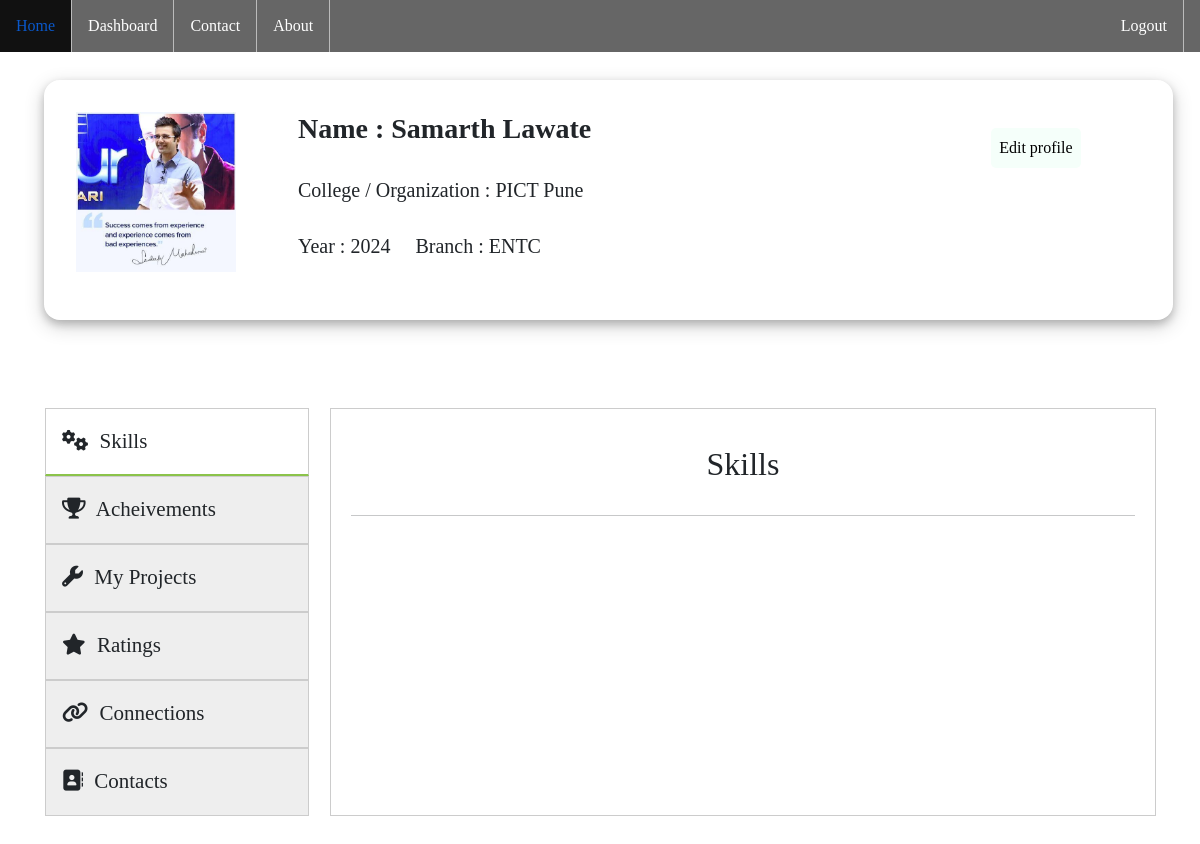
Page /panel/profile/ (signed in) on the committed database.
### panel/models.py (models this page shows)
class Profile(models.Model):
    user = models.OneToOneField(User,on_delete=models.CASCADE,primary_key=True)
    Profile_photo = models.ImageField(upload_to="images/",null=True,blank=True)
    Gender = models.CharField(max_length=10,default="male")
    Domain = models.CharField(max_length=200,default="Developer")
    Clg_Org = models.CharField(max_length=200,null=True,blank=True)
    Year = models.IntegerField(null=True,blank=True)
    Branch_Dept = models.CharField(max_length=100)
    Working_status = models.BooleanField(default=True)
    Skills = models.JSONField(null=True,blank=True)
    Achivements = models.JSONField(null=True,blank=True)
    Projects = models.ManyToManyField(Project) # null or blank field will not affect many to many field
    Email = models.EmailField()
    Linkedin = models.URLField()
    Mobile = models.CharField(max_length=20)
    def __str__(self) -> str:
        return self.user.username

### panel/views.py (the view)
# urls.py: path('profile/',panelviews.Profile_page,name="Profile"),
def Profile_page(request):
    if request.user.is_authenticated:
        if request.GET:
            user = request.GET["query"]
        else:
            user = request.user.username
        if User.objects.filter(username=user):
            profile_user = User.objects.get(username=user)
        else:
            return redirect(dashboard)
        show = True
        connected = False
        hide = False
        c = 0
        c1 = 0
        c2 = 0
        profile = Profile.objects.get(user=profile_user)
        Sender_Connections = Connection.objects.filter(Sender=Profile.objects.get(user=request.user))
        Recieved_Connections = Connection.objects.filter(Reciever=Profile.objects.get(user=request.user))
        All_Connections = list()
        for i in Sender_Connections:
            if i.Acceptance == False:
                c1+=1;
            else:
                c2+=1
            All_Connections.append(i)
            if i.Reciever == profile:
                if i.Acceptance:
                    connected = True
                show = False
        for i in Recieved_Connections:
            All_Connections.append(i)
            if i.Acceptance == False:
                c+=1;
            else:
                c2+=1
            if i.Sender == profile:
                if i.Acceptance:
                    connected = True
                else:
                    hide = True
                show = False
        return render(request,"Profile page.html",{'profile':profile,'sc':Sender_Connections,'rc':Recieved_Connections,"show":show,'connected':connected,'hide':hide,'c':c,'ac':All_Connections,'c1':c1,'len':c2})
    else:
        return redirect(home)

### templates/Profile Page.html (shortened to what this page needs)
<!doctype html>
<html lang="en">
<head>
  <link href="https://cdn.jsdelivr.net/npm/bootstrap@5.0.2/dist/css/bootstrap.min.css" rel="stylesheet"
>
  <link rel="stylesheet" href="https://cdnjs.cloudflare.com/ajax/libs/font-awesome/6.0.0-beta2/css/all.min.css"
 />
</head>
<body>
  <ul>
    <li><a href="{% url 'home' %}">Home</a></li>
    <li><a href="{% url 'dashboard'%}"">Dashboard</a></li>
    <li><a href=" #">Contact</a></li>
    <li><a href="#">About</a></li>
    <li style="float: right;margin-right: 1rem;"><a href="{% url 'logout' %}">Logout</a></li>
  </ul>
  <div class="container-fluid">
    <div class="top" style="height: 15rem;">
      <div class="img" style="padding: 1rem;">
        <img style="height: 10rem;width:10rem" src="{{profile.Profile_photo.url}}" alt="">
      </div>
      <div class="about" style="padding: 1rem;">
        <h3> <b>Name : {{profile.user.first_name}} {{profile.user.last_name}}</b></h3>
        <br>
        <h5>College / Organization : {{profile.Clg_Org}}</h5>
        <h5>Year : {{profile.Year}} &nbsp; &nbsp; Branch : {{profile.Branch_Dept}}</h5>
      </div>
      <div class="request d-lg-block d-none" style="padding: 1rem;margin-top:1rem;margin-left:20rem;float: right;">
      </div>
      {% if request.user == profile.user %}
      <div class="edit d-lg-block d-none">
        <a href="{% url 'edit' %}">
        <button class="btn2" id="editpr" style="border-radius:5px;">Edit profile</button>
        </a>
      </div>
      {% endif %}
    </div>
    <br>
    <div class="mytabs">
      <div class="season_tabs">
        <div class="season_tab">
          <label for="tab-1">
            <span style="padding: 1px;margin:5px"><i class="fa fa-cogs"></i></span>
            Skills
          </label>
          <div class="season_content">
            <div>
              <h2 style="text-align: center;padding: 1rem;">Skills</h2>
              <hr>
              <div class="form-check form-switch mb-3" style="overflow-y: scroll;max-height: 15rem;">
              </div>
            </div>
          </div>
        </div>
        <div class="season_tab">
          <label for="tab-2">
            <span style="padding: 1px;margin:5px"><i class="fas fa-trophy mr-1"></i></span>
            Acheivements
          </label>
          <div class="season_content">
            <div>
              <h2 style="text-align: center;padding: 1rem;">Acheivements</h2>
              <div class="form-check form-switch mb-3" style="overflow-y: scroll;max-height: 15rem;">
              </div>
            </div>
          </div>
        </div>
        <div class="season_tab">
          <label for="tab-3">
            <span style="padding: 1px;margin:5px"><i class="fas fa-wrench"></i></span>
            My Projects
          </label>
          <div class="season_content">
            <div>
              <h2 style="text-align: center;padding: 1rem;">My Projects </h2>
              <div class="form-check form-switch mb-3" style="overflow-y: scroll;max-height: 15rem;">
              </div>
            </div>
          </div>
          <div class="season_tab">
            <label for="tab-4">
              <span style="padding: 1px;margin:5px"><i class="fa fa-star"></i></span>
              Ratings
            </label>
            <div class="season_content">
              <div>
                <h5 style="display: inline;">Project 1 : </h5>
              </div>
            </div>
          </div>
          {% if request.user != profile.user %}
          <div class="season_tab">
            <input type="radio" id="tab-5" name="tab-group-1">
            <label for="tab-5">
              <span style="padding: 1px;margin:5px"><i class="fa fa-tasks"></i></span>
              Working Status
            </label>
            <div class="season_content">
              <h2 style="text-align: center;padding: 1rem;">Working Status</h2>
              <hr>
              <div class="form-check form-switch mb-3"
                style="display: flex;justify-content: center;align-items: center;">
                {% if profile.Working_status %}
                <input class="form-check-input" type="checkbox" id="flexSwitchCheckDefault1" disabled checked>
                {% else %}
                <input class="form-check-input" type="checkbox" id="flexSwitchCheckDefault1" disabled>
                {% endif %}
                <span for="flexSwitchCheckDefault1" style="margin: 1rem;">Ready to Work</span>
              </div>
            </div>
          </div>
          {% else %}
          <div class="season_tab">
            <label for="tab-5">
              <span style="padding: 1px;margin:5px"><i class="fa fa-link"></i></span>
              Connections
            </label>
            <div class="season_content">
              <h2 style="text-align: center;padding: 1rem;">Connections List</h2>
              <div class="form-check form-switch mb-3">
                <div id="mydiv" style="display: flex;justify-content: center;align-items: center;">
                  <span style="margin: 1rem;">Ready to Work</span>
                  <br>
                </div>
                <div class="tab">
                  <button class="tablinks" onclick="openCity(event, 'Recieved')" id="defaultOpen">Recieved
                    Invites <span style="color: #3b8855;">({{c}})</span></button>
                  <button class="tablinks" onclick="openCity(event, 'Sent')">Sent Invitations <span
                      style="color: #d65;">({{c1}})</span></button>
                  <button class="tablinks" onclick="openCity(event, 'All')">Total Connections <span
                      style="color: #42a2b9;">({{len}})</span></button>
                  <button class="tablinks" id="showall" style="float:right;background-color: #106cf6;color: white;"
                    data-bs-toggle="modal" data-bs-target="#exampleModal">
                  </button>
                </div>
                <div id="Recieved" class="tabcontent">
                  <div class="form-check form-switch mb-3" style="overflow-y: scroll;max-height: 5rem;">
                    <br>
                    {% for q in rc %}
                    {% if q.Acceptance == False %}
                    <div>
                      <a href="{% url 'Profile' %}?query={{q.Sender.user.username}}">{{q.Sender.user.first_name}}
                      </a>
                    </div>
                    {% endif %}
                    {% endfor %}
                  </div>
                </div>
              </div>
            </div>
          </div>
          {% endif %}
        </div>
        <div class="season_tab">
          <label for="tab-6">
            <span style="padding: 1px;margin:5px"><i class="fa-solid fa-address-book"></i></span>
            Contacts
          </label>
          <div class="season_content">
            <div>
              <h3 style="text-align: center;padding: 0.5rem;">Contact Me</h3>
              <h5>Linkedin</h5>
              <a href="{{profile.Linkedin}}" target="_blank">Have a look</a>
              <br>
              <br>
              <h5>Email Id</h5>
              <a href="mailto:{{profile.Email}}">Want to mail ?</a>
              <br>
              <br>
              <h5>Phone</h5>
              <a href="tel:{{profile.Mobile}}">Have a call</a>
            </div>
          </div>
        </div>
      </div>
    </div>
  </div>
  <br><br>
</body>
</html>

### templates/Profile Page.html (style rules this page uses)
* { margin: 0; padding: 0; font-family: Georgia, 'Times New Roman', Times, serif; }
.container-fluid { margin-top: 5rem; }
.top { height: 220px; background-color: #ffffff26; width: 96%; margin: 2rem; padding: 1rem; display: flex; border-radius: 1rem; box-shadow: 0 4px 8px 0 rgba(0, 0, 0, 0.2), 0 6px 20px 0 rgba(0, 0, 0, 0.19); }
.about { margin-left: 30px; }
.request { float: right; }
.edit { margin: 2rem; }
.btn2 { float: right; background-color: #f5fffa; border-radius: 10px; border: none; padding: 0.5rem; }
#hiring, #editpr { transition: all ease-in-out .3s; }
ul { list-style-type: none; margin: 0; padding: 0; overflow: hidden; background-color: #666; position: absolute; top: 0; width: 100%; }
li { float: left; border-right: 1px solid #bbb; }
li a { display: block; color: white; text-align: center; padding: 14px 16px; text-decoration: none; }
.season_tabs { position: relative; min-height: 360px; clear: both; margin: 2rem; }
.season_tab { float: left; clear: both; width: 286px; }
.season_tab label { background: #eee; padding: 10px; border: 1px solid #ccc; margin-left: -1px; font-size: 21px; vertical-align: middle; position: relative; left: 1px; width: 264px; height: 68px; display: table-cell; }
.season_content { position: absolute; top: 0; left: 286px; background: white; right: 0; bottom: 0; padding: 20px; height: 25.5rem; border: 1px solid #ccc; }
.season_content span { animation: 0.5s ease-out 0s 1 slideInFromTop; }
[type=radio]:checked~label { background: white; border-bottom: 2px solid #8bc34a; z-index: 2; }
[type=radio]:checked~label~.season_content { z-index: 1; }
.tab { overflow: hidden; border: 1px solid #ccc; background-color: #f1f1f1; }
.tab button { background-color: inherit; float: left; border: none; outline: none; cursor: pointer; padding: 14px 16px; transition: 0.3s; font-size: 17px; }
.tab button.active { background-color: #ccc; }
.tabcontent { display: none; padding: 6px 12px; -webkit-animation: fadeEffect 1s; animation: fadeEffect 1s; }

### rows in the picture
Profile: Profile_photo (picture), user.first_name "Samarth", user.last_name "Lawate", Clg_Org "PICT Pune", Year "2024", Branch_Dept "ENTC"
